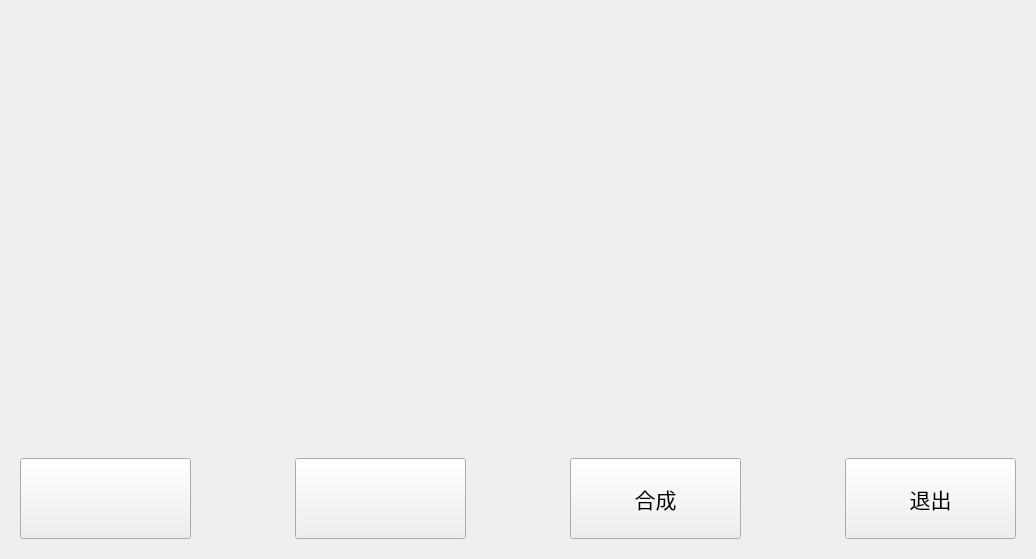
   <widget class="QWidget" name="syn_page">
    <layout class="QGridLayout" name="gridLayout_5">
     <item row="1" column="0">
      <spacer name="horizontalSpacer_15">
       <property name="orientation">
        <enum>Qt::Horizontal</enum>
       </property>
       <property name="sizeHint" stdset="0">
        <size>
         <width>437</width>
         <height>88</height>
        </size>
       </property>
      </spacer>
     </item>
     <item row="1" column="1">
      <widget class="QLabel" name="arrow_label">
       <property name="minimumSize">
        <size>
         <width>128</width>
         <height>128</height>
        </size>
       </property>
       <property name="maximumSize">
        <size>
         <width>128</width>
         <height>128</height>
        </size>
       </property>
       <property name="text">
        <string/>
       </property>
      </widget>
     </item>
     <item row="1" column="2">
      <spacer name="horizontalSpacer_16">
       <property name="orientation">
        <enum>Qt::Horizontal</enum>
       </property>
       <property name="sizeHint" stdset="0">
        <size>
         <width>437</width>
         <height>68</height>
        </size>
       </property>
      </spacer>
     </item>
     <item row="3" column="0" colspan="3">
      <widget class="QWidget" name="synbutton_widget" native="true">
       <layout class="QHBoxLayout" name="horizontalLayout_5">
        <item>
         <widget class="QPushButton" name="left_item_button">
          <property name="sizePolicy">
           <sizepolicy hsizetype="Minimum" vsizetype="Minimum">
            <horstretch>0</horstretch>
            <verstretch>0</verstretch>
           </sizepolicy>
          </property>
          <property name="minimumSize">
           <size>
            <width>171</width>
            <height>81</height>
           </size>
          </property>
          <property name="maximumSize">
           <size>
            <width>191</width>
            <height>86</height>
           </size>
          </property>
          <property name="font">
           <font>
            <family>方正粗黑宋简体</family>
            <pointsize>16</pointsize>
           </font>
          </property>
          <property name="text">
           <string/>
          </property>
         </widget>
        </item>
        <item>
         <spacer name="horizontalSpacer_17">
          <property name="orientation">
           <enum>Qt::Horizontal</enum>
          </property>
          <property name="sizeHint" stdset="0">
           <size>
            <width>40</width>
            <height>20</height>
           </size>
          </property>
         </spacer>
        </item>
        <item>
         <widget class="QPushButton" name="right_item_button">
          <property name="sizePolicy">
           <sizepolicy hsizetype="Minimum" vsizetype="Minimum">
            <horstretch>0</horstretch>
            <verstretch>0</verstretch>
           </sizepolicy>
          </property>
          <property name="minimumSize">
           <size>
            <width>171</width>
            <height>81</height>
           </size>
          </property>
          <property name="maximumSize">
           <size>
            <width>191</width>
            <height>86</height>
           </size>
          </property>
          <property name="font">
           <font>
            <family>方正粗黑宋简体</family>
            <pointsize>16</pointsize>
           </font>
          </property>
          <property name="text">
           <string/>
          </property>
         </widget>
        </item>
        <item>
         <spacer name="horizontalSpacer_18">
          <property name="orientation">
           <enum>Qt::Horizontal</enum>
          </property>
          <property name="sizeHint" stdset="0">
           <size>
            <width>40</width>
            <height>20</height>
           </size>
          </property>
         </spacer>
        </item>
        <item>
         <widget class="QPushButton" name="syn_Button">
          <property name="sizePolicy">
           <sizepolicy hsizetype="Minimum" vsizetype="Minimum">
            <horstretch>0</horstretch>
            <verstretch>0</verstretch>
           </sizepolicy>
          </property>
          <property name="minimumSize">
           <size>
            <width>171</width>
            <height>81</height>
           </size>
          </property>
          <property name="maximumSize">
           <size>
            <width>191</width>
            <height>86</height>
           </size>
          </property>
          <property name="font">
           <font>
            <family>方正粗黑宋简体</family>
            <pointsize>16</pointsize>
           </font>
          </property>
          <property name="text">
           <string>合成</string>
          </property>
         </widget>
        </item>
        <item>
         <spacer name="horizontalSpacer_19">
          <property name="orientation">
           <enum>Qt::Horizontal</enum>
          </property>
          <property name="sizeHint" stdset="0">
           <size>
            <width>40</width>
            <height>20</height>
           </size>
          </property>
         </spacer>
        </item>
        <item>
         <widget class="Menu_Button" name="exit_syn_button">
          <property name="sizePolicy">
           <sizepolicy hsizetype="Minimum" vsizetype="Minimum">
            <horstretch>0</horstretch>
            <verstretch>0</verstretch>
           </sizepolicy>
          </property>
          <property name="minimumSize">
           <size>
            <width>171</width>
            <height>81</height>
           </size>
          </property>
          <property name="maximumSize">
           <size>
            <width>191</width>
            <height>86</height>
           </size>
          </property>
          <property name="font">
           <font>
            <family>方正粗黑宋简体</family>
            <pointsize>16</pointsize>
           </font>
          </property>
          <property name="text">
           <string>退出</string>
          </property>
         </widget>
        </item>
       </layout>
      </widget>
     </item>
     <item row="2" column="0" colspan="3">
      <widget class="QWidget" name="product_widget_2" native="true">
       <layout class="QHBoxLayout" name="horizontalLayout_4">
        <item>
         <widget class="QLabel" name="product_label">
          <property name="minimumSize">
           <size>
            <width>128</width>
            <height>128</height>
           </size>
          </property>
          <property name="maximumSize">
           <size>
            <width>128</width>
            <height>128</height>
           </size>
          </property>
          <property name="text">
           <string/>
          </property>
         </widget>
        </item>
       </layout>
      </widget>
     </item>
     <item row="0" column="0" colspan="3">
      <widget class="QWidget" name="syn_widget" native="true">
       <layout class="QHBoxLayout" name="horizontalLayout_3">
        <item>
         <widget class="QLabel" name="syn_label">
          <property name="minimumSize">
           <size>
            <width>128</width>
            <height>128</height>
           </size>
          </property>
          <property name="maximumSize">
           <size>
            <width>128</width>
            <height>128</height>
           </size>
          </property>
          <property name="text">
           <string/>
          </property>
         </widget>
        </item>
        <item>
         <widget class="QLabel" name="syn_label_2">
          <property name="minimumSize">
           <size>
            <width>128</width>
            <height>128</height>
           </size>
          </property>
          <property name="maximumSize">
           <size>
            <width>128</width>
            <height>128</height>
           </size>
          </property>
          <property name="text">
           <string/>
          </property>
         </widget>
        </item>
        <item>
         <widget class="QLabel" name="syn_label_3">
          <property name="minimumSize">
           <size>
            <width>128</width>
            <height>128</height>
           </size>
          </property>
          <property name="maximumSize">
           <size>
            <width>128</width>
            <height>128</height>
           </size>
          </property>
          <property name="text">
           <string/>
          </property>
         </widget>
        </item>
        <item>
         <widget class="QLabel" name="syn_label_4">
          <property name="minimumSize">
           <size>
            <width>128</width>
            <height>128</height>
           </size>
          </property>
          <property name="maximumSize">
           <size>
            <width>128</width>
            <height>128</height>
           </size>
          </property>
          <property name="text">
           <string/>
          </property>
         </widget>
        </item>
       </layout>
      </widget>
     </item>
    </layout>
   </widget>
